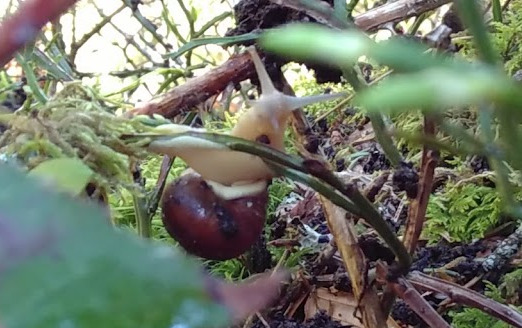
#> input picture IntroML_ex02/data/input2.jpg, 522 x 328 px
$ python convo.py
#> lines starting #> are read from the running program, lines starting #| are printed output that depends on the picture
import ks
from PIL import Image
import numpy as np


def make_kernel(ksize, sigma):
#> called with ksize = 3, sigma = 1
    ks = np.zeros((ksize, ksize))  #Create an empty grid of zeros. 2d matrix
    half = ksize // 2 # Find the center.
    for i in range(ksize):
        for j in range(ksize):
            #For each position, calculate how far it is from the center. because the wight be high near center and low from from center
            x = i - half    # Distance from center (left-right)
            y = j - half    # Distance from center (up-down)
            #why exp: Converts distance into weight → Far pixels get small weights, near pixels get large weights and we can get smooth bell curve
            ks[i, j] = np.exp(-(x ** 2 + y ** 2) / (2 * sigma ** 2))
#> further down, im is the input picture: shape (328, 522, 3); mean R, G, B 114, 120.7, 105.2
            #NORMALIZE - Make sure all values add up to 1. This is important so the image brightness doesn't change!
    ks = ks / ks.sum()
    return ks


def slow_convolve(arr, k):
    k_flipped = k[::-1, ::-1]  # Flip the kernel Flipping ensures the kernel detects edges in the correct direction. Without the flip, left and right would be reversed
    kh, kw = k.shape #2: Get kernel size and calculate padding needed.
    ph, pw = kh // 2, kw // 2
    if arr.ndim == 3: #ndim = number of dimensions grayscale ndim = 2, color ndim = 3
        padded = np.pad(arr, ((ph, ph), (pw, pw), (0, 0)), mode='constant')  #padding top bottom left right, (0,0) means don't pad channels 'constant' = zeros by default
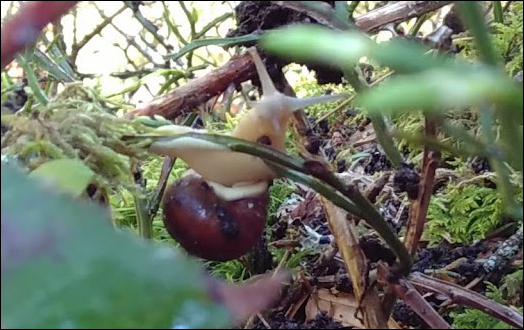
#> padded: shape (330, 524, 3); mean R, G, B 112.9, 119.5, 104.2
        out = np.zeros_like(arr, dtype=np.float64)  #np.zeros_like() creates a new array filled with zeros
        for i in range(arr.shape[0]):
            for j in range(arr.shape[1]):
                for c in range(arr.shape[2]):
                    out[i, j, c] = np.sum(padded[i:i+kh, j:j+kw, c] * k_flipped)  #Get rows from i to i+kernel_height --Get columns from j to j+kernel_width --Get only channel c (red, green, or blue)
                    #The Problem: Out of Bounds! if no padding
    else:
        padded = np.pad(arr, ((ph, ph), (pw, pw)), mode='constant')
        out = np.zeros_like(arr, dtype=np.float64)
        for i in range(arr.shape[0]):
            for j in range(arr.shape[1]):
                out[i, j] = np.sum(padded[i:i+kh, j:j+kw] * k_flipped)
                #This line does the convolution for one pixel. It extracts a small square patch around pixel (i, j) from the padded image,
                # multiplies it with the kernel, sums all the results, and stores that sum as the new pixel value


    return out


if __name__ == '__main__':
    k = make_kernel(3, 1)   # todo: find better parameters

    # TODO: chose the image you prefer
    #im = np.array(Image.open('data/input1.jpg'))
    im = np.array(Image.open('data/input2.jpg'))
    # im = np.array(Image.open('input3.jpg'))

    # TODO: blur the image, subtract the result to the input,
    #       add the result to the input, clip the values to the
    #       range [0,255] (remember warme-up exercise?), convert
    #       the array to np.unit8, and save the result
    blurred = slow_convolve(im, k)
    mask = im - blurred  #Subtracts the blurred image from the original This gives us the lost details (what was lost when blurring)
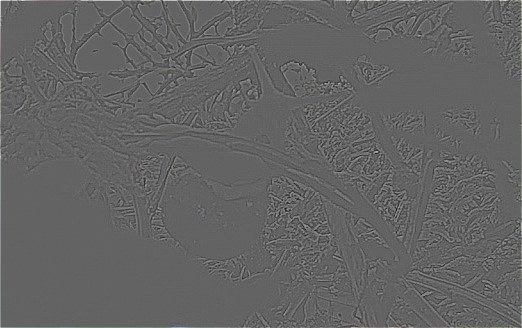
#> mask: shape (328, 522, 3) float64; mean R, G, B 0.3, 0.3, 0.3; drawn with min black and max white
    sharpened = im + mask #Adds the mask (sharp details) back to the original image This enhances the edges and makes them more pronounced
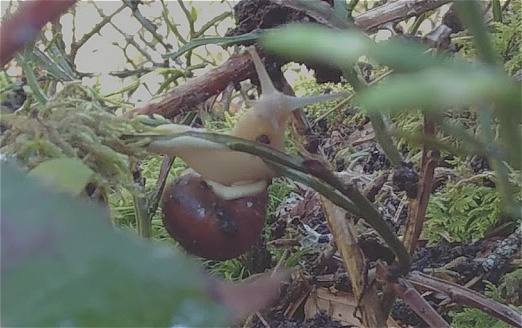
#> sharpened: shape (328, 522, 3) float64; mean R, G, B 114.3, 121, 105.5; drawn with min black and max white
    sharpened = np.clip(sharpened, 0, 255).astype(np.uint8)
    Image.fromarray(sharpened).save('output.jpg') #convert numpy image back to img and save it

$ run again, with IntroML_ex02/data/input1.jpg copied over IntroML_ex02/data/input2.jpg
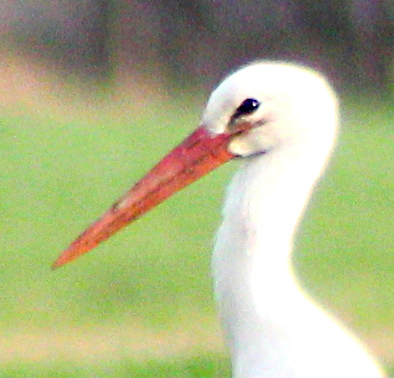
#> input picture IntroML_ex02/data/input1.jpg, 394 x 378 px
#> im is the input picture: shape (378, 394, 3); mean R, G, B 174.1, 180, 136.5
#> `mask = im - blurred`:
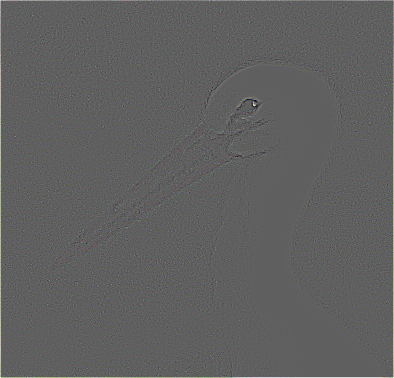
#> mask: shape (378, 394, 3) float64; mean R, G, B 0.4, 0.5, 0.3; drawn with min black and max white
#> `sharpened = im + mask`:
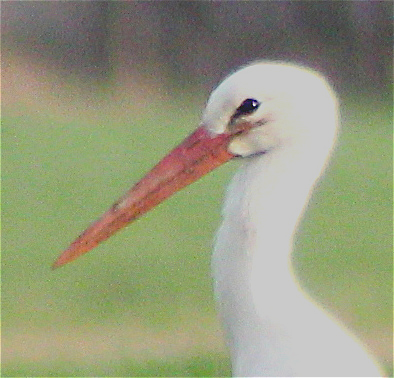
#> sharpened: shape (378, 394, 3) float64; mean R, G, B 174.5, 180.5, 136.8; drawn with min black and max white

$ run again, with IntroML_ex02/data/input3.jpg copied over IntroML_ex02/data/input2.jpg
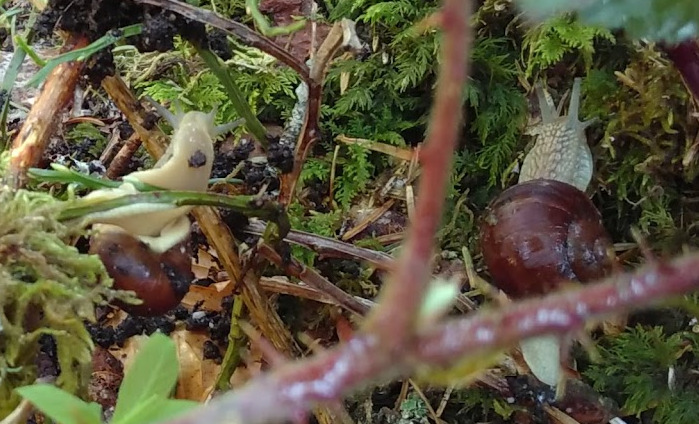
#> input picture IntroML_ex02/data/input3.jpg, 699 x 424 px
#> im is the input picture: shape (424, 699, 3); mean R, G, B 92.7, 86.7, 63
#> `mask = im - blurred`:
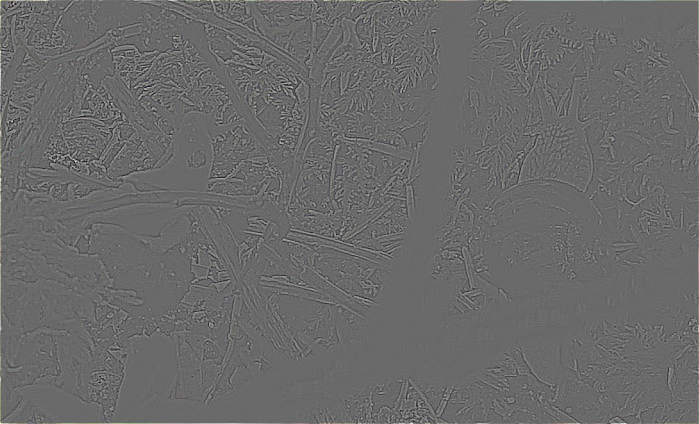
#> mask: shape (424, 699, 3) float64; mean R, G, B 0.2, 0.2, 0.1; drawn with min black and max white
#> `sharpened = im + mask`:
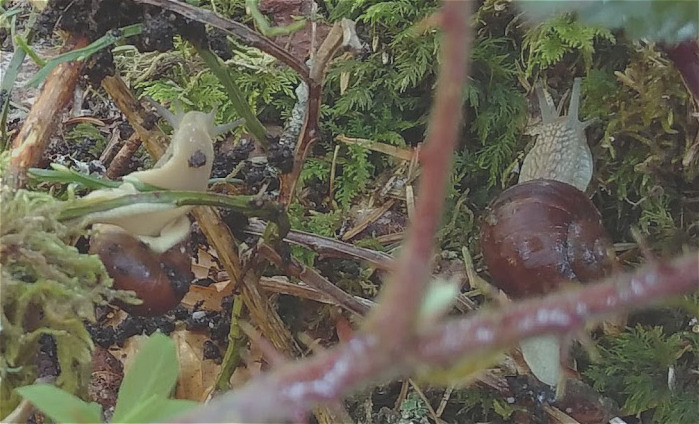
#> sharpened: shape (424, 699, 3) float64; mean R, G, B 92.9, 86.9, 63.1; drawn with min black and max white

$ run again, with IntroML_ex02/data/IMG_20180421_120341.jpg copied over IntroML_ex02/data/input2.jpg
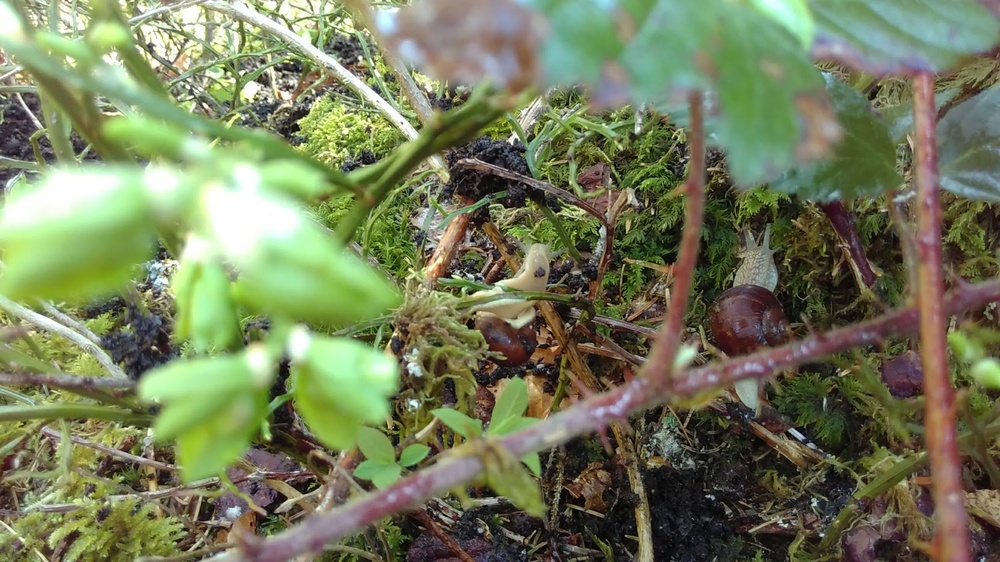
#> input picture IntroML_ex02/data/IMG_20180421_120341.jpg, 1000 x 562 px, shrunk from 1661 x 933 before the run
#> im is the input picture: shape (562, 1000, 3); mean R, G, B 116.9, 124.9, 91
#> `mask = im - blurred`:
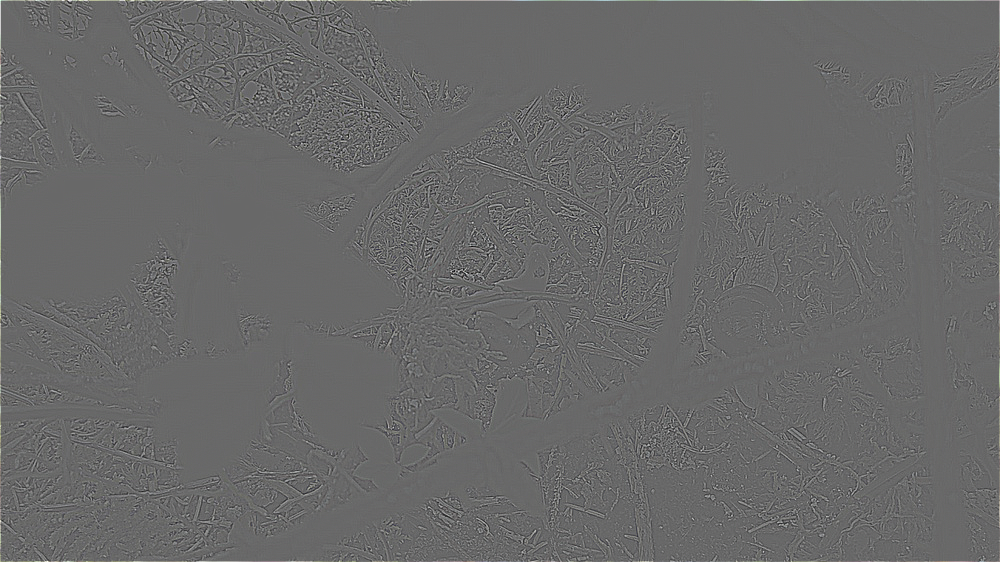
#> mask: shape (562, 1000, 3) float64; mean R, G, B 0.2, 0.2, 0.2; drawn with min black and max white
#> `sharpened = im + mask`:
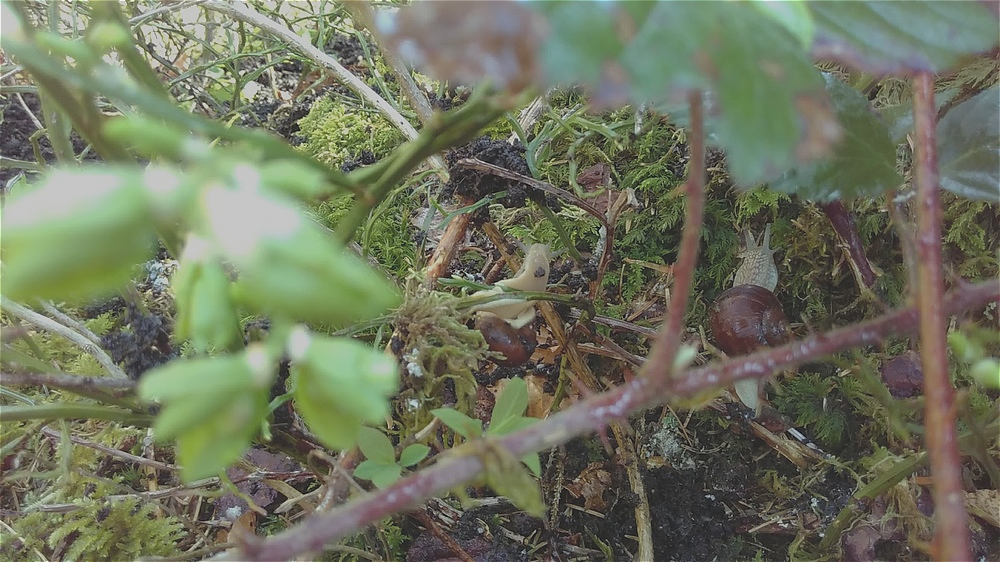
#> sharpened: shape (562, 1000, 3) float64; mean R, G, B 117.1, 125.1, 91.2; drawn with min black and max white
